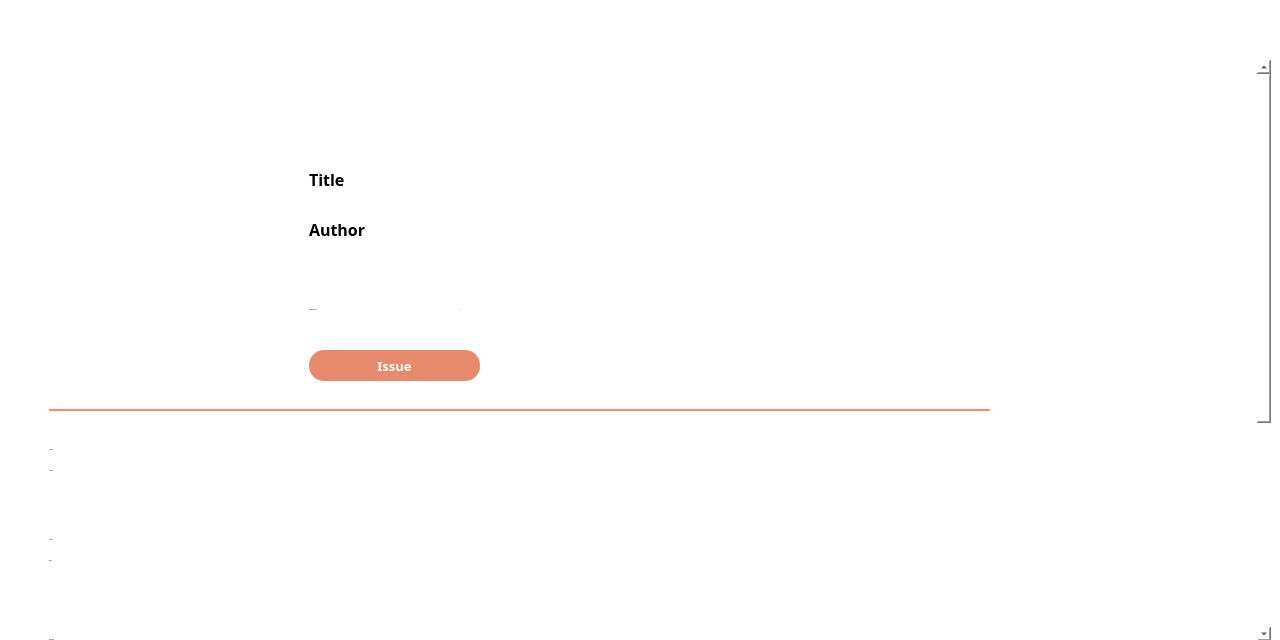
<?xml version="1.0" encoding="UTF-8"?>
<ui version="4.0">
 <class>BookDetails</class>
 <widget class="QMainWindow" name="BookDetails">
  <property name="geometry">
   <rect>
    <x>0</x>
    <y>0</y>
    <width>1280</width>
    <height>640</height>
   </rect>
  </property>
  <property name="minimumSize">
   <size>
    <width>1280</width>
    <height>640</height>
   </size>
  </property>
  <property name="maximumSize">
   <size>
    <width>1280</width>
    <height>640</height>
   </size>
  </property>
  <property name="windowTitle">
   <string>MainWindow</string>
  </property>
  <widget class="QWidget" name="centralwidget">
   <property name="styleSheet">
    <string notr="true">QWidget {
background: #fff;
font-family: Montserrat;
}

QPushButton {
border-radius: 15px; 
font-size: 13px;
}</string>
   </property>
   <widget class="QScrollArea" name="scrollArea">
    <property name="geometry">
     <rect>
      <x>0</x>
      <y>60</y>
      <width>1271</width>
      <height>581</height>
     </rect>
    </property>
    <property name="styleSheet">
     <string notr="true">QScrollArea {
	border: none;
}</string>
    </property>
    <property name="widgetResizable">
     <bool>true</bool>
    </property>
    <widget class="QWidget" name="scrollAreaWidgetContents_3">
     <property name="geometry">
      <rect>
       <x>0</x>
       <y>-282</y>
       <width>1254</width>
       <height>918</height>
      </rect>
     </property>
     <layout class="QGridLayout" name="gridLayout_2">
      <item row="0" column="0">
       <widget class="QFrame" name="frame_2">
        <property name="minimumSize">
         <size>
          <width>0</width>
          <height>900</height>
         </size>
        </property>
        <property name="styleSheet">
         <string notr="true">QFrame {
	border: none;
}</string>
        </property>
        <property name="frameShape">
         <enum>QFrame::StyledPanel</enum>
        </property>
        <property name="frameShadow">
         <enum>QFrame::Raised</enum>
        </property>
        <widget class="QLabel" name="bookImage">
         <property name="geometry">
          <rect>
           <x>100</x>
           <y>100</y>
           <width>161</width>
           <height>211</height>
          </rect>
         </property>
         <property name="text">
          <string/>
         </property>
         <property name="pixmap">
          <pixmap resource="resources.qrc">:/resources/images/bblLogo.png</pixmap>
         </property>
        </widget>
        <widget class="QPushButton" name="issueButton">
         <property name="geometry">
          <rect>
           <x>300</x>
           <y>281</y>
           <width>171</width>
           <height>31</height>
          </rect>
         </property>
         <property name="styleSheet">
          <string notr="true">QPushButton {
background-color: #E78A6B;
color:  #fff;
font-weight: 500;
}

QPushButton:hover {
background-color: rgba(231, 138, 107, 0.8);
}

QPushButton:pressed {
background-color: rgb(196, 116, 90);
}</string>
         </property>
         <property name="text">
          <string>Issue</string>
         </property>
        </widget>
        <widget class="QLabel" name="availabilityLabel">
         <property name="geometry">
          <rect>
           <x>300</x>
           <y>230</y>
           <width>141</width>
           <height>21</height>
          </rect>
         </property>
         <property name="font">
          <font>
           <family>Montserrat Medium</family>
           <pointsize>-1</pointsize>
           <weight>50</weight>
           <italic>false</italic>
           <bold>false</bold>
          </font>
         </property>
         <property name="styleSheet">
          <string notr="true">QLabel {
font: 16px &quot;Montserrat Medium&quot;;
}</string>
         </property>
         <property name="text">
          <string>Copies available:</string>
         </property>
         <property name="alignment">
          <set>Qt::AlignLeading|Qt::AlignLeft|Qt::AlignVCenter</set>
         </property>
        </widget>
        <widget class="QLabel" name="publisherLabel_3">
         <property name="geometry">
          <rect>
           <x>40</x>
           <y>370</y>
           <width>331</width>
           <height>21</height>
          </rect>
         </property>
         <property name="font">
          <font>
           <family>Montserrat Medium</family>
           <pointsize>-1</pointsize>
           <weight>50</weight>
           <italic>false</italic>
           <bold>false</bold>
          </font>
         </property>
         <property name="styleSheet">
          <string notr="true">QLabel {
font: 16px &quot;Montserrat Medium&quot;;
}</string>
         </property>
         <property name="text">
          <string>Publisher</string>
         </property>
         <property name="alignment">
          <set>Qt::AlignLeading|Qt::AlignLeft|Qt::AlignVCenter</set>
         </property>
        </widget>
        <widget class="QLabel" name="descriptionLabel_2">
         <property name="geometry">
          <rect>
           <x>40</x>
           <y>560</y>
           <width>331</width>
           <height>21</height>
          </rect>
         </property>
         <property name="font">
          <font>
           <family>Montserrat Medium</family>
           <pointsize>-1</pointsize>
           <weight>50</weight>
           <italic>false</italic>
           <bold>false</bold>
          </font>
         </property>
         <property name="styleSheet">
          <string notr="true">QLabel {
font: 16px &quot;Montserrat Medium&quot;;
}</string>
         </property>
         <property name="text">
          <string>Description</string>
         </property>
         <property name="alignment">
          <set>Qt::AlignLeading|Qt::AlignLeft|Qt::AlignVCenter</set>
         </property>
        </widget>
        <widget class="QLabel" name="genreLabel_3">
         <property name="geometry">
          <rect>
           <x>40</x>
           <y>460</y>
           <width>331</width>
           <height>21</height>
          </rect>
         </property>
         <property name="font">
          <font>
           <family>Montserrat Medium</family>
           <pointsize>-1</pointsize>
           <weight>50</weight>
           <italic>false</italic>
           <bold>false</bold>
          </font>
         </property>
         <property name="styleSheet">
          <string notr="true">QLabel {
font: 16px &quot;Montserrat Medium&quot;;
}</string>
         </property>
         <property name="text">
          <string>Genre(s)</string>
         </property>
         <property name="alignment">
          <set>Qt::AlignLeading|Qt::AlignLeft|Qt::AlignVCenter</set>
         </property>
        </widget>
        <widget class="QPushButton" name="savePushButton_5">
         <property name="geometry">
          <rect>
           <x>40</x>
           <y>340</y>
           <width>941</width>
           <height>2</height>
          </rect>
         </property>
         <property name="styleSheet">
          <string notr="true">QPushButton {
background-color: #FF886C;
border-radius: 1px;
}</string>
         </property>
         <property name="text">
          <string/>
         </property>
        </widget>
        <widget class="QLabel" name="titleLabel">
         <property name="geometry">
          <rect>
           <x>300</x>
           <y>100</y>
           <width>101</width>
           <height>21</height>
          </rect>
         </property>
         <property name="font">
          <font>
           <family>Montserrat</family>
           <pointsize>12</pointsize>
           <weight>75</weight>
           <bold>true</bold>
          </font>
         </property>
         <property name="text">
          <string>Title</string>
         </property>
        </widget>
        <widget class="QLabel" name="authorLabel">
         <property name="geometry">
          <rect>
           <x>300</x>
           <y>150</y>
           <width>101</width>
           <height>21</height>
          </rect>
         </property>
         <property name="font">
          <font>
           <family>Montserrat</family>
           <pointsize>12</pointsize>
           <weight>75</weight>
           <bold>true</bold>
          </font>
         </property>
         <property name="text">
          <string>Author</string>
         </property>
        </widget>
        <widget class="QLabel" name="stockLabel">
         <property name="geometry">
          <rect>
           <x>450</x>
           <y>230</y>
           <width>141</width>
           <height>21</height>
          </rect>
         </property>
         <property name="font">
          <font>
           <family>Montserrat Medium</family>
           <pointsize>-1</pointsize>
           <weight>50</weight>
           <italic>false</italic>
           <bold>false</bold>
          </font>
         </property>
         <property name="styleSheet">
          <string notr="true">QLabel {
font: 16px &quot;Montserrat Medium&quot;;
}</string>
         </property>
         <property name="text">
          <string>0</string>
         </property>
         <property name="alignment">
          <set>Qt::AlignLeading|Qt::AlignLeft|Qt::AlignVCenter</set>
         </property>
        </widget>
        <widget class="QLabel" name="publisher">
         <property name="geometry">
          <rect>
           <x>40</x>
           <y>400</y>
           <width>941</width>
           <height>21</height>
          </rect>
         </property>
         <property name="font">
          <font>
           <family>Montserrat</family>
           <pointsize>-1</pointsize>
           <weight>50</weight>
           <italic>false</italic>
           <bold>false</bold>
          </font>
         </property>
         <property name="styleSheet">
          <string notr="true">QLabel {
font: 13px &quot;Montserrat&quot;;
}</string>
         </property>
         <property name="text">
          <string>Publisher</string>
         </property>
         <property name="alignment">
          <set>Qt::AlignLeading|Qt::AlignLeft|Qt::AlignTop</set>
         </property>
        </widget>
        <widget class="QLabel" name="genre">
         <property name="geometry">
          <rect>
           <x>40</x>
           <y>490</y>
           <width>941</width>
           <height>21</height>
          </rect>
         </property>
         <property name="font">
          <font>
           <family>Montserrat</family>
           <pointsize>-1</pointsize>
           <weight>50</weight>
           <italic>false</italic>
           <bold>false</bold>
          </font>
         </property>
         <property name="styleSheet">
          <string notr="true">QLabel {
font: 13px &quot;Montserrat&quot;;
}</string>
         </property>
         <property name="text">
          <string>Genre</string>
         </property>
         <property name="alignment">
          <set>Qt::AlignLeading|Qt::AlignLeft|Qt::AlignTop</set>
         </property>
        </widget>
        <widget class="QLabel" name="description">
         <property name="geometry">
          <rect>
           <x>40</x>
           <y>590</y>
           <width>941</width>
           <height>21</height>
          </rect>
         </property>
         <property name="font">
          <font>
           <family>Montserrat</family>
           <pointsize>-1</pointsize>
           <weight>50</weight>
           <italic>false</italic>
           <bold>false</bold>
          </font>
         </property>
         <property name="styleSheet">
          <string notr="true">QLabel {
font: 13px &quot;Montserrat&quot;;
}</string>
         </property>
         <property name="text">
          <string>Description</string>
         </property>
         <property name="alignment">
          <set>Qt::AlignLeading|Qt::AlignLeft|Qt::AlignTop</set>
         </property>
        </widget>
       </widget>
      </item>
     </layout>
    </widget>
   </widget>
  </widget>
 </widget>
 <resources>
  <include location="resources.qrc"/>
 </resources>
 <connections/>
</ui>
